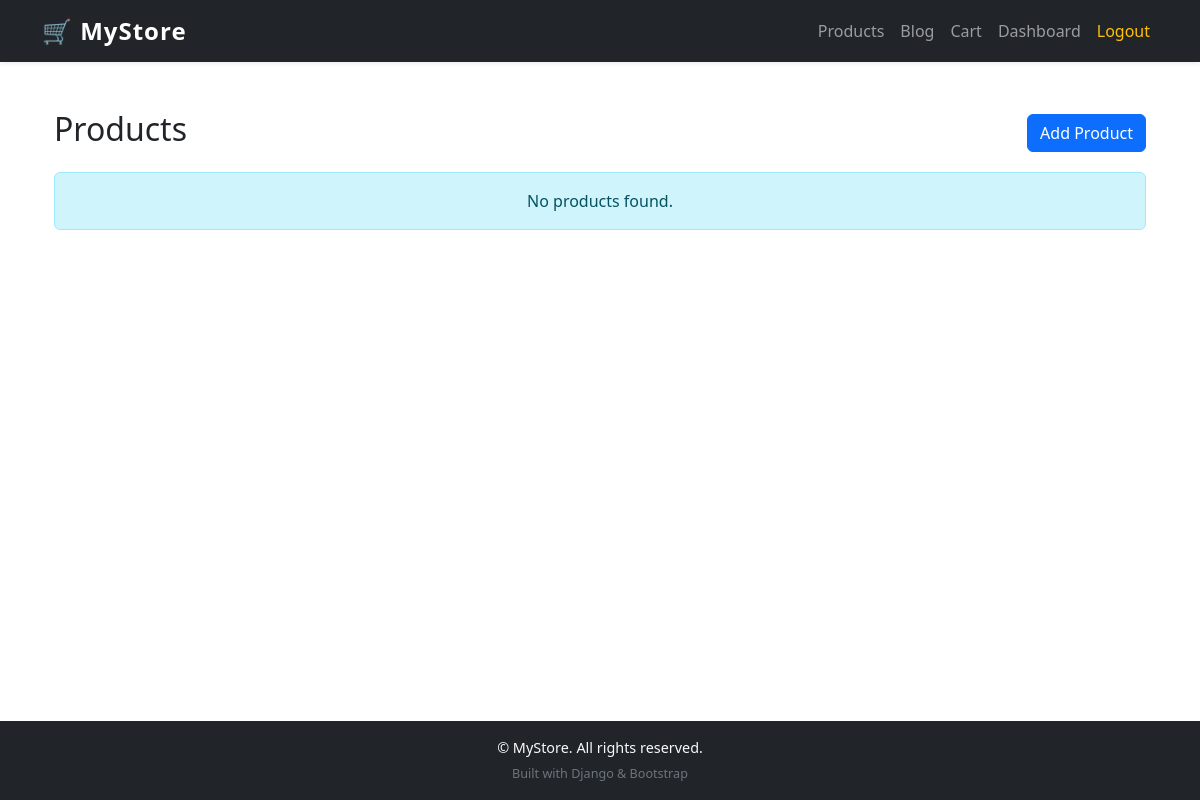
Before: /store/products/ (signed in) with the older database file.
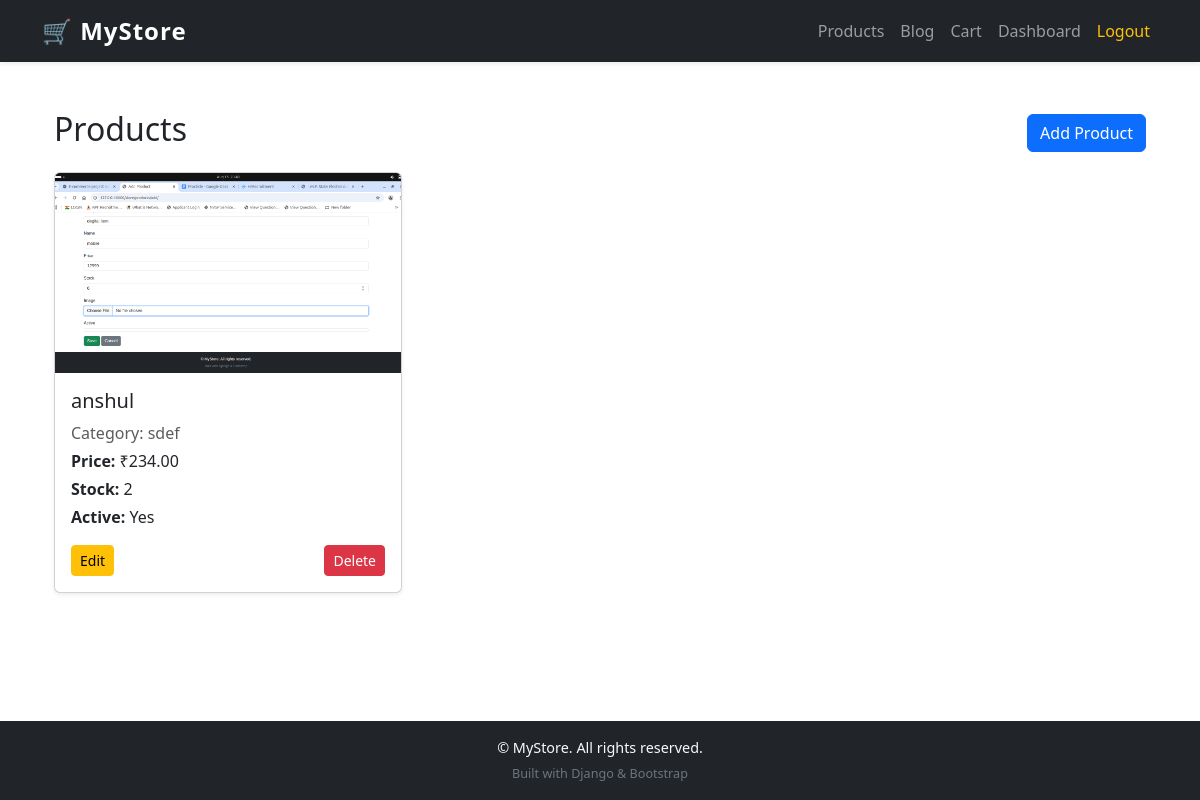
After: the same page with the newer database file.
### store/models.py (models this page shows, shortened)
class Product(models.Model):
    category = models.ForeignKey(Category, on_delete=models.CASCADE, related_name="products")
    name = models.CharField(max_length=255)
    price = models.DecimalField(max_digits=10, decimal_places=2)
    stock = models.PositiveIntegerField()
    image = models.ImageField(upload_to="products/")
    active = models.BooleanField(default=True)
    created_at = models.DateTimeField(auto_now_add=True)

class Category(models.Model):
    name = models.CharField(max_length=255, unique=True)
    slug = models.SlugField(max_length=255, unique=True, blank=True)
    class Meta:
        verbose_name_plural = "Categories"

### store/views.py (the view)
# urls.py: path("products/", views.product_list, name="product_list"),
@login_required
def product_list(request):
    products = Product.objects.all()
    return render(request, "store/product_list.html", {"products": products})

### store/templates/store/product_list.html (shortened to what this page needs)
{% extends "base.html" %}
{% block content %}
<div class="container mt-4">
    <div class="d-flex justify-content-between align-items-center mb-3">
        <h2>Products</h2>
        <a href="{% url 'store:product_create' %}" class="btn btn-primary">Add Product</a>
    </div>
    {% if products %}
    <div class="row g-4">
        {% for product in products %}
        <div class="col-md-4">
            <div class="card shadow-sm h-100">
                {% if product.image %}
                <img src="{{ product.image.url }}" class="card-img-top" alt="{{ product.name }}" style="height:200px; object-fit:cover;">
                {% endif %}
                <div class="card-body d-flex flex-column">
                    <h5 class="card-title">{{ product.name }}</h5>
                    <p class="text-muted mb-1">Category: {{ product.category.name }}</p>
                    <p class="mb-1"><strong>Price:</strong> ₹{{ product.price }}</p>
                    <p class="mb-1"><strong>Stock:</strong> {{ product.stock }}</p>
                    <p><strong>Active:</strong> {{ product.active|yesno:"Yes,No" }}</p>
                    <div class="mt-auto d-flex justify-content-between">
                        <a href="{% url 'store:product_edit' product.pk %}" class="btn btn-sm btn-warning">Edit</a>
                        <a href="{% url 'store:product_delete' product.pk %}" class="btn btn-sm btn-danger">Delete</a>
                    </div>
                </div>
            </div>
        </div>
        {% endfor %}
    </div>
    {% else %}
    <div class="alert alert-info text-center">No products found.</div>
    {% endif %}
</div>
{% endblock %}

### templates/base.html (shortened to what this page needs)
{% load static %}
<!DOCTYPE html>
<html lang="en">
<head>
    <link href="https://cdn.jsdelivr.net/npm/bootstrap@5.3.3/dist/css/bootstrap.min.css" rel="stylesheet">
    <link rel="stylesheet" href="{% static 'css/style.css' %}">
</head>
<body class="d-flex flex-column min-vh-100">
    <nav class="navbar navbar-expand-lg navbar-dark bg-dark shadow-sm">
        <div class="container">
            <a class="navbar-brand fw-bold" href="#">🛒 MyStore</a>
            <div class="collapse navbar-collapse" id="mainNav">
                <ul class="navbar-nav ms-auto">
                    <li class="nav-item"><a class="nav-link" href="#">Products</a></li>
                    <li class="nav-item"><a class="nav-link" href="#">Blog</a></li>
                    <li class="nav-item"><a class="nav-link" href="#">Cart</a></li>
                    {% if user.is_authenticated %}
                        <li class="nav-item"><a class="nav-link" href="{% url 'accounts:dashboard' %}">Dashboard</a></li>
                        <li class="nav-item"><a class="nav-link text-warning" href="{% url 'accounts:logout' %}">Logout</a></li>
                    {% else %}
                        <li class="nav-item"><a class="nav-link" href="{% url 'accounts:login' %}">Login</a></li>
                        <li class="nav-item"><a class="nav-link" href="{% url 'accounts:signup' %}">Signup</a></li>
                    {% endif %}
                </ul>
            </div>
        </div>
    </nav>
    <main class="flex-fill py-4">
        <div class="container">
            {% block content %}{% endblock %}
        </div>
    </main>
    <footer class="bg-dark text-light py-3 mt-auto">
        <div class="container text-center">
            <p class="mb-1">&copy; {{ now|date:"Y" }} MyStore. All rights reserved.</p>
            <small class="text-secondary">Built with Django & Bootstrap</small>
        </div>
    </footer>
</body>
</html>

### static/css/style.css (style rules this page uses)
body { font-family: 'Segoe UI', Tahoma, Geneva, Verdana, sans-serif; }
.navbar-brand { font-size: 1.5rem; letter-spacing: 1px; }
footer { font-size: 0.9rem; }
a.nav-link { transition: 0.2s; }

Changed rows visible on the page:
added Product: image (picture), name "anshul", category.name "sdef", price "234.00", stock "2", active "Yes"
Other visible differences:
text no longer shown: "No products found."
